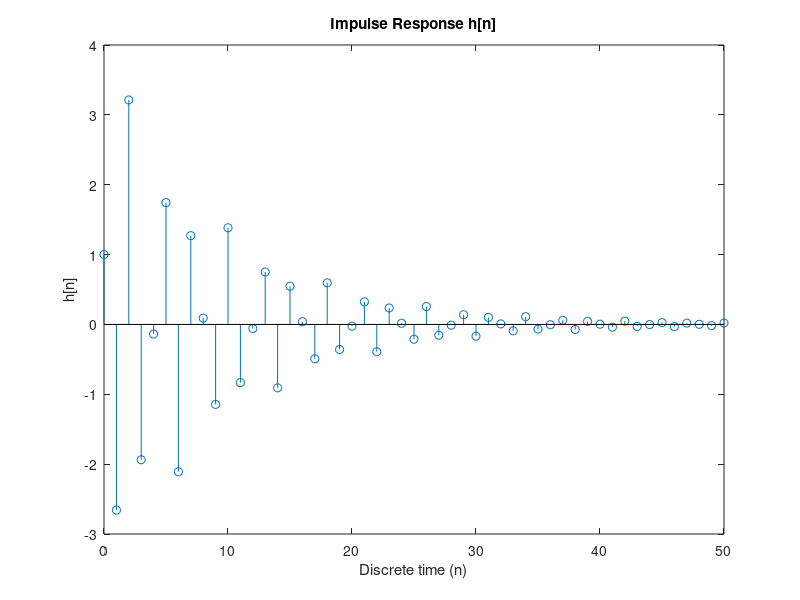
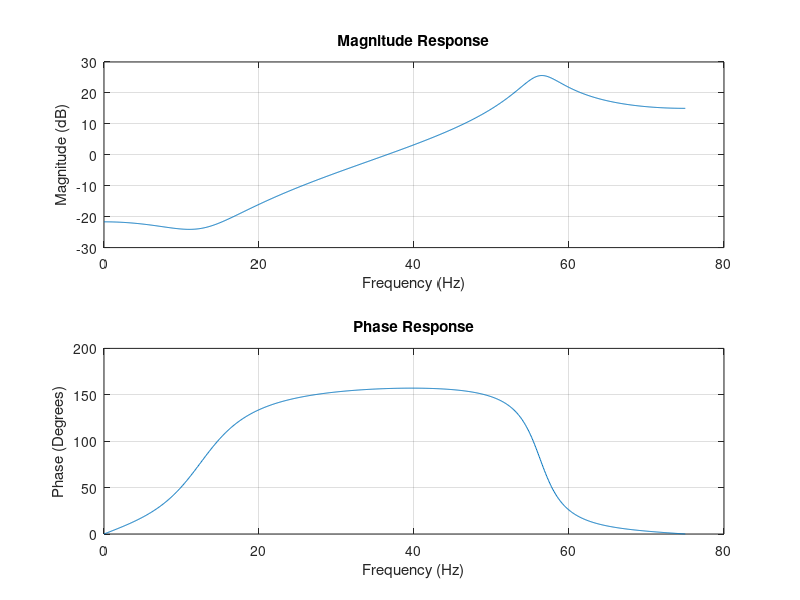

These charts were generated, in order, by the following MATLAB code:
% Signal Processing and Systems
% Problem Set 4
% Ivan Chowdhury

clc;
clear;
load ellipfilthw.mat

% Question 6
% 6a
k = 1;  % Creating Poles and Zeroes matrices
z1 = .8*(3^(1/2)/2 + j*(1/2));
z2 = .8*(3^(1/2)/2 - j*(1/2));
z = [z1 z2]'  % Zeroes matrix
p1 = .9*(-(2^(-1/2))+j*(2^(-1/2)));
p2 = .9*(-(2^(-1/2))-j*(2^(-1/2)));
p = [p1 p2]'  % Poles matrix

[b,a] = zp2tf(z,p,k);  % Converting Zero-Pole form to rational transfer function for digital filter

% 6b
n1=51;
[h,n] = impz(b,a,n1);  % Computing impulse response of digital filter

figure  % Plotting Impulse Response via stem plot
stem(n,h)
title('Impulse Response h[n]');
xlabel('Discrete time (n)');
ylabel('h[n]');

% 6c
fs = 150;    %MHz%
n2 = linspace(0,fs/2,1000);
[h1,f1] = freqz(b,a,n2,fs); % Computing frequency response of digital filter

figure  % Plotting Magnitude Response and Phase Response of digital filter on the same figure
subplot(2,1,1); 
plot(f1,20*log10(abs(h1)))
grid on
title('Magnitude Response')
xlabel('Frequency (Hz)')
ylabel('Magnitude (dB)')

subplot(2,1,2); 
plot(f1,rad2deg(angle(h1)))
grid on
title('Phase Response')
xlabel('Frequency (Hz)')
ylabel('Phase (Degrees)')